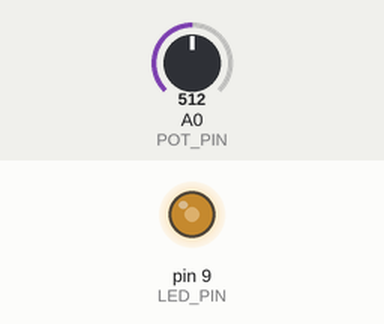
Simulated run of this sketch. Board: Arduino Uno, built with avr-gcc and run on an emulated ATmega328P. Shown: output pins drawn as LEDs (lit = HIGH). The inputs (shaded band) are chosen by the test bench; at power-on: A0 (POT_PIN) = 512. What the sketch prints to the serial monitor is not drawn.

Above: at 1.4 s.
1.5 s: A0 (POT_PIN) set to 716
At 2.6 s:
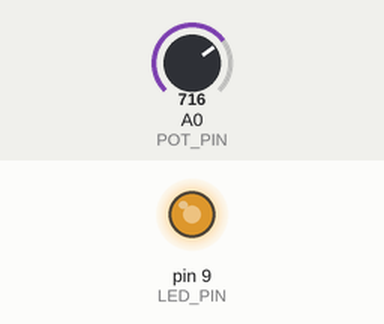
3.0 s: A0 (POT_PIN) set to 900
At 3.8 s:
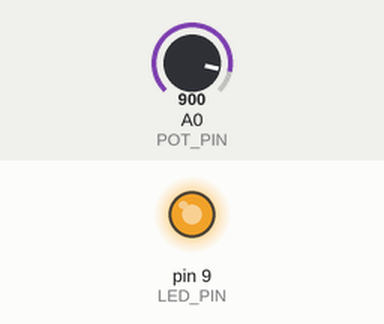
4.5 s: A0 (POT_PIN) set to 122
At 5.8 s:
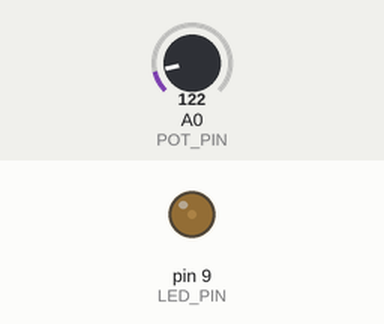
Timing chart, 0 to 7.5 s (numbered marks = the images above; inputs shaded):
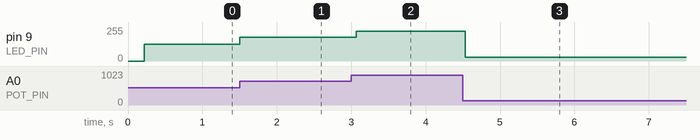

Measured:
- after the input at 1.5 s, pin 9 (LED_PIN): 127/255 → 178/255 at once
- after the input at 3.0 s, pin 9 (LED_PIN): 178/255 → 224/255 after 0.07 s
- after the input at 4.5 s, pin 9 (LED_PIN): 224/255 → 30/255 at once

The sketch:

potentiometer_read.ino
```cpp
/*
  Program 3: PWM LED Fade with Potentiometer
  Master analog input and PWM output control

  This program demonstrates:
  - Analog input reading (potentiometer)
  - PWM output control (LED brightness)
  - Value mapping and voltage calculation
  - Real-time feedback system

  🎮 MISSION THEME: "Dimmer Switch Engineer"
  Build a professional dimmer system that responds to your touch!
*/

// Define pin numbers
const int POT_PIN = A0;    // Potentiometer connected to analog pin A0
const int LED_PIN = 9;     // LED connected to PWM pin 9

// Variables for storing values
int potValue = 0;          // Raw potentiometer reading (0-1023)
int ledBrightness = 0;     // LED brightness value (0-255)
float voltage = 0.0;       // Calculated voltage

void setup() {
  // Initialize LED pin as output
  pinMode(LED_PIN, OUTPUT);

  // Analog pins are input by default, no need to set pinMode

  // Initialize serial communication
  Serial.begin(9600);
  Serial.println("PWM LED Fade Control Program Started!");
  Serial.println("Turn the potentiometer to control LED brightness");
  Serial.println("Watch the real-time values change below:");
  Serial.println("==========================================");

  // 🎮 Fun startup sequence
  Serial.println("🎛️ DIMMER SWITCH ENGINEER MODE ACTIVATED!");
  Serial.println("🔧 Turn the knob to control your LED brightness!");
}

void loop() {
  // Read the potentiometer value (0-1023)
  potValue = analogRead(POT_PIN);

  // Convert to LED brightness (0-255) for PWM
  ledBrightness = map(potValue, 0, 1023, 0, 255);

  // Calculate actual voltage (0-5V)
  voltage = potValue * (5.0 / 1023.0);

  // Set LED brightness using PWM
  analogWrite(LED_PIN, ledBrightness);

  // Print values to Serial Monitor
  Serial.print("Raw Value: ");
  Serial.print(potValue);
  Serial.print("\t");

  Serial.print("Voltage: ");
  Serial.print(voltage);
  Serial.print("V\t");

  Serial.print("LED Brightness: ");
  Serial.print(ledBrightness);
  Serial.print(" (");
  Serial.print(map(ledBrightness, 0, 255, 0, 100));
  Serial.print("%)");

  // 🎮 Add fun brightness indicator
  Serial.print("\t");
  int percentage = map(ledBrightness, 0, 255, 0, 100);
  if (percentage == 0) {
    Serial.print("💡 OFF");
  } else if (percentage < 25) {
    Serial.print("🌙 DIM");
  } else if (percentage < 50) {
    Serial.print("🔆 LOW");
  } else if (percentage < 75) {
    Serial.print("💡 MEDIUM");
  } else if (percentage < 100) {
    Serial.print("🌟 BRIGHT");
  } else {
    Serial.print("☀️ MAXIMUM");
  }
  Serial.println();

  // Small delay for stability
  delay(100);
}
```
